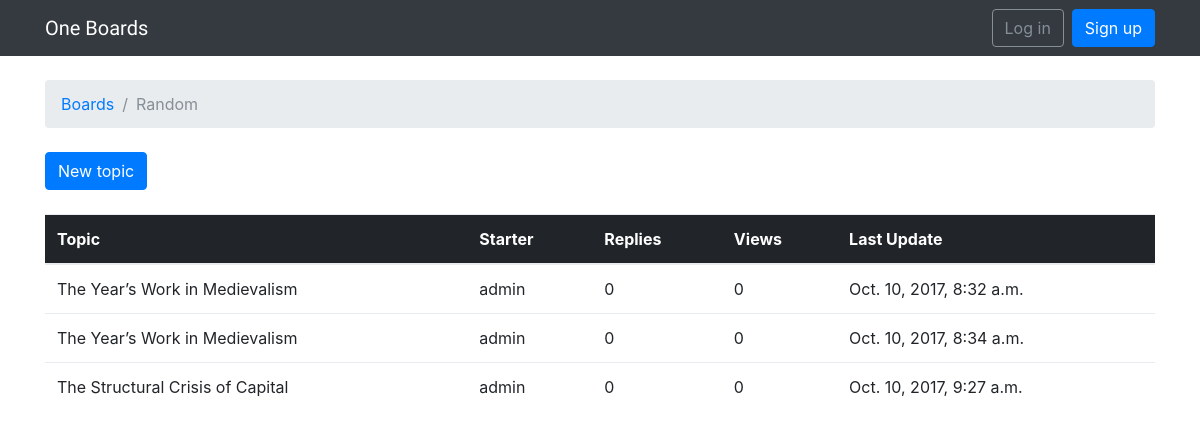
/boards/3/, run on the app's committed database.
### boards/models.py (models this page shows, shortened)
class Board(models.Model):
    name = models.CharField(max_length=30, unique=True)
    description = models.CharField(max_length=100)

class Topic(models.Model):
    subject = models.CharField(max_length=255)
    last_updated = models.DateTimeField(auto_now_add=True)
    board = models.ForeignKey(Board, related_name='topics')
    starter = models.ForeignKey(User, related_name='topics')

### boards/views.py (the view)
# urls.py: url(r'^boards/(?P<pk>\d+)/$', views.board_topics, name='board_topics'),
def board_topics(request, pk):
    board = get_object_or_404(Board, pk=pk)
    return render(request, 'topics.html', {'board': board})

### templates/topics.html (shortened to what this page needs)
{% extends 'base.html' %}
{% block breadcrumb %}
  <li class="breadcrumb-item"><a href="{% url 'home' %}">Boards</a></li>
  <li class="breadcrumb-item active">{{ board.name }}</li>
{% endblock %}
{% block content %}
  <div class="mb-4">
    <a href="{% url 'new_topic' board.pk %}" class="btn btn-primary">New topic</a>
  </div>
  <table class="table">
    <thead class="thead-inverse">
      <tr>
        <th>Topic</th>
        <th>Starter</th>
        <th>Replies</th>
        <th>Views</th>
        <th>Last Update</th>
      </tr>
    </thead>
    <tbody>
      {% for topic in board.topics.all %}
        <tr>
          <td>{{ topic.subject }}</td>
          <td>{{ topic.starter.username }}</td>
          <td>0</td>
          <td>0</td>
          <td>{{ topic.last_updated }}</td>
        </tr>
      {% endfor %}
    </tbody>
  </table>
{% endblock %}

### data on the page
Board: name "Random"
Topic: subject "The Year’s Work in Medievalism", starter.username "admin", last_updated "Oct. 10, 2017, 8:32 a.m."
Topic: subject "The Year’s Work in Medievalism", starter.username "admin", last_updated "Oct. 10, 2017, 8:34 a.m."
Topic: subject "The Structural Crisis of Capital", starter.username "admin", last_updated "Oct. 10, 2017, 9:27 a.m."
